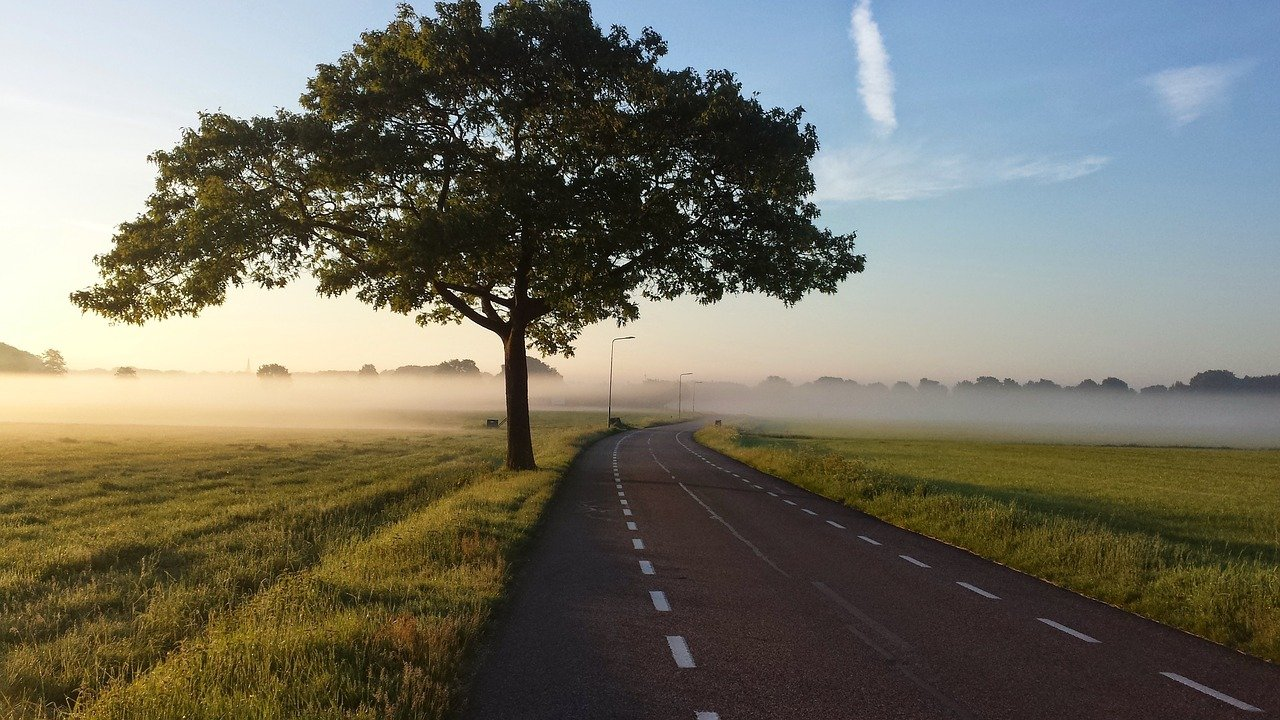
#> input picture OpenCV101/road2.jpg, 1280 x 720 px
$ python ImageTranslation.py
#> lines starting #> are read from the running program, lines starting #| are printed output that depends on the picture
import cv2 as cv
import numpy as np
import argparse

#construct argument parser and parse the argument
ap = argparse.ArgumentParser()
ap.add_argument('-i', '--image', type=str, default= 'road2.jpg',
                help = 'path to input image')
args = vars(ap.parse_args())

#read and display image
image = cv.imread(args['image'])
#> image is the input picture: shape (720, 1280, 3); mean B, G, R 101.7, 114.6, 116.3
cv.imshow('Image', image)
cv.waitKey(0)

#shift the image 25 pixels to the right and 50 pixels down
M = np.float32([[1, 0, 25], [0, 1, 50]])    #([[1, 0, shiftX], [0, 1, shiftY]])
shifted = cv.warpAffine(image, M, (image.shape[1], image.shape[0]))
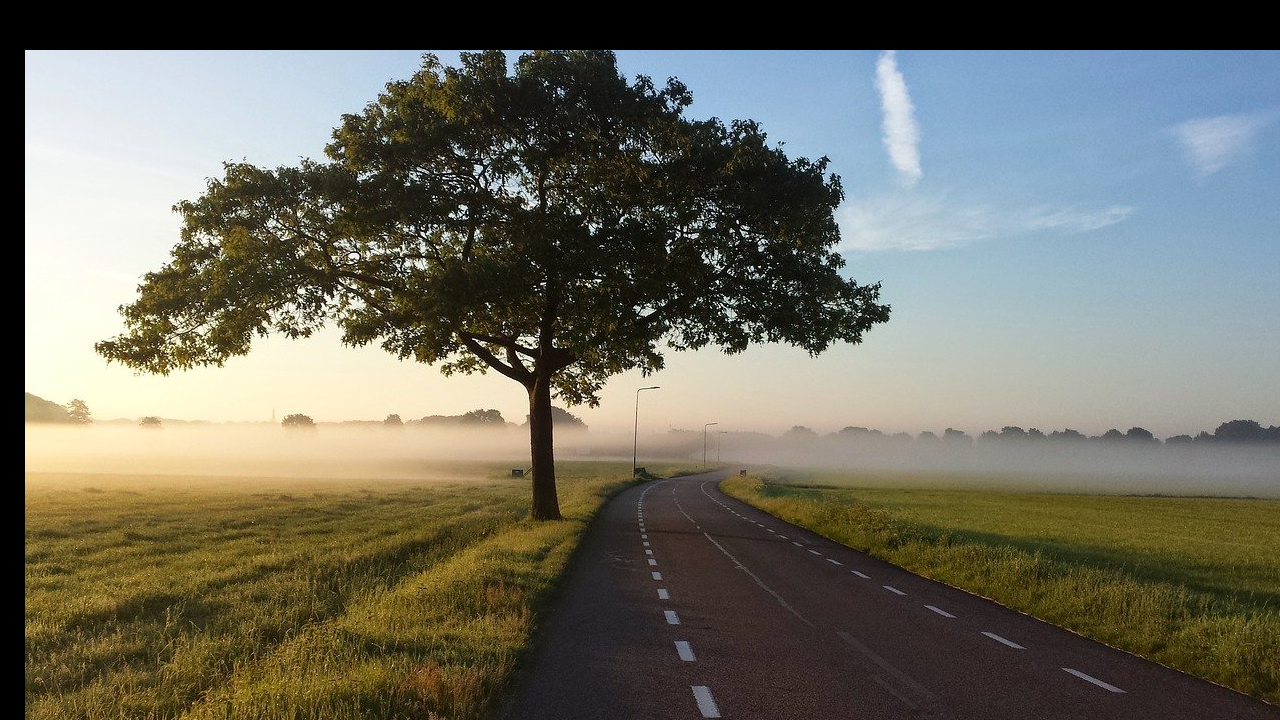
#> shifted: shape (720, 1280, 3); mean B, G, R 97.2, 109.1, 110.2
cv.imshow('Shifted Right', shifted)
cv.waitKey(0)

#shift the image 50 pixels to the left and 90 pixels up
M2 = np.float32([[1, 0, -50], [0, 1, -90]])    #([[1, 0, shiftX], [0, 1, shiftY]])
shifted_left = cv.warpAffine(image, M2, (image.shape[1], image.shape[0]))
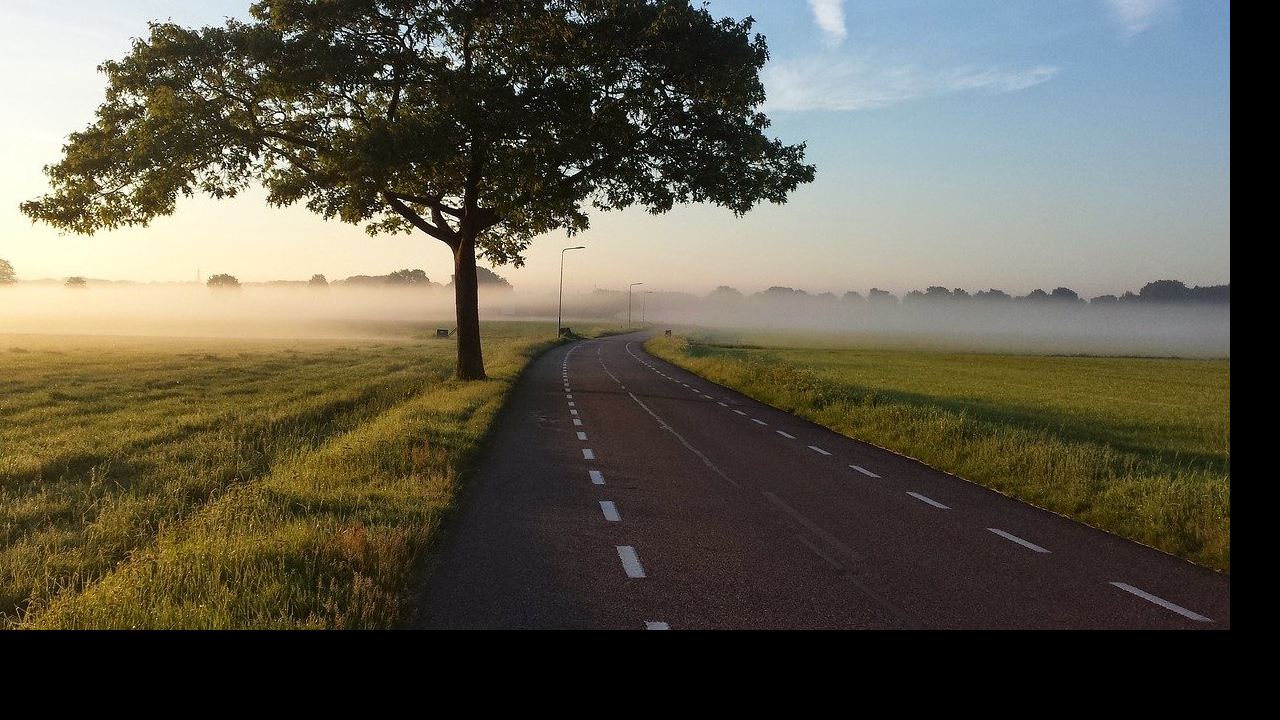
#> shifted_left: shape (720, 1280, 3); mean B, G, R 74.6, 88.9, 92.7
cv.imshow('Shifted Left', shifted_left)
cv.waitKey(0)

#shift the 100 pixels down
M3 = np.float32([[1, 0, 0], [0, 1, 100]])    #([[1, 0, shiftX], [0, 1, shiftY]])
shifted_down = cv.warpAffine(image, M3, (image.shape[1], image.shape[0]))
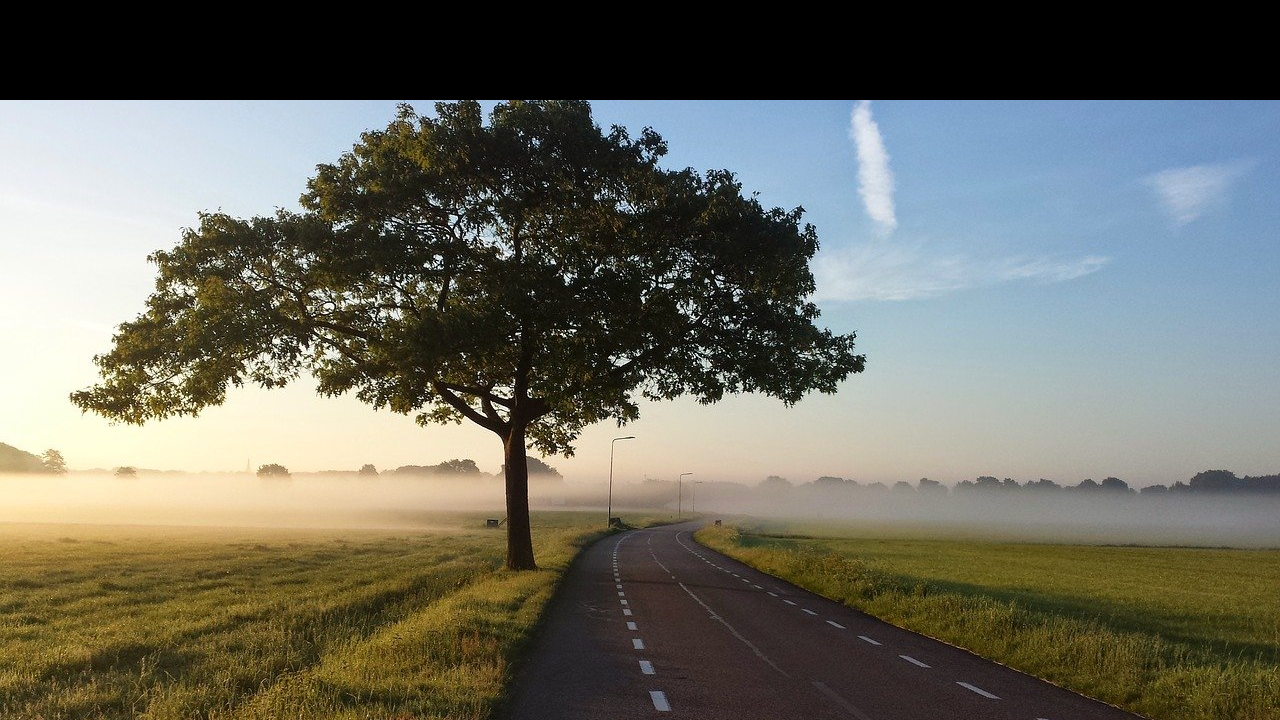
#> shifted_down: shape (720, 1280, 3); mean B, G, R 97.1, 107.8, 107.8
cv.imshow('Shifted Down', shifted_down)
cv.waitKey(0)

# [5 lines of commented-out code are left out]

cv.destroyAllWindows()

$ run again, with OpenCV101/road3.jpg copied over OpenCV101/road2.jpg
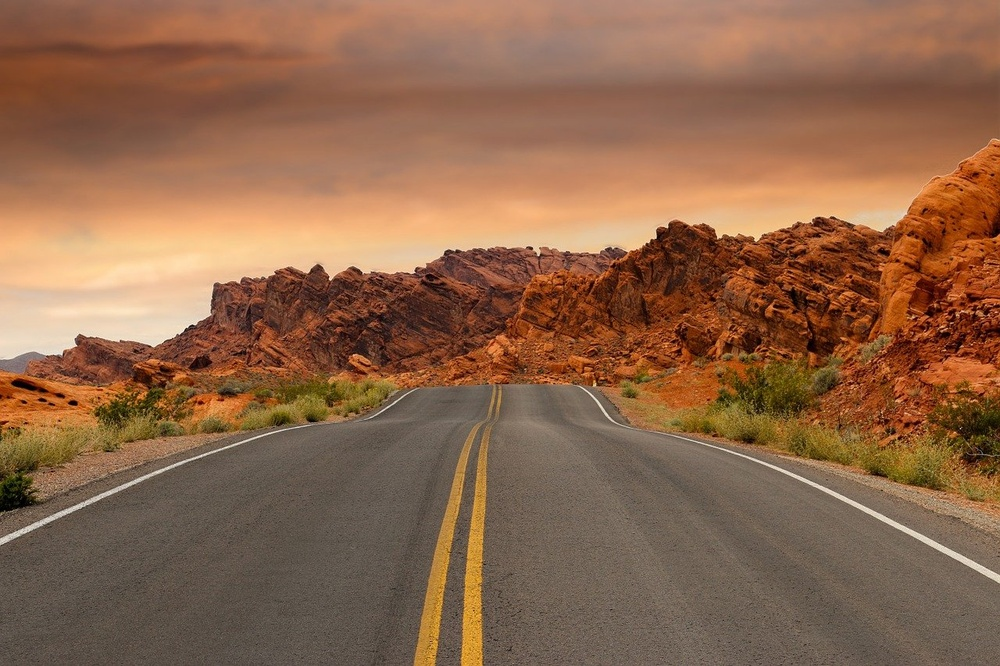
#> input picture OpenCV101/road3.jpg, 1000 x 666 px, shrunk from 1280 x 853 before the run
#> image is the input picture: shape (666, 1000, 3); mean B, G, R 75.4, 102, 141.2
#> `shifted_left = cv.warpAffine(image, M2, (image.shape[1], image.shape[0..`:
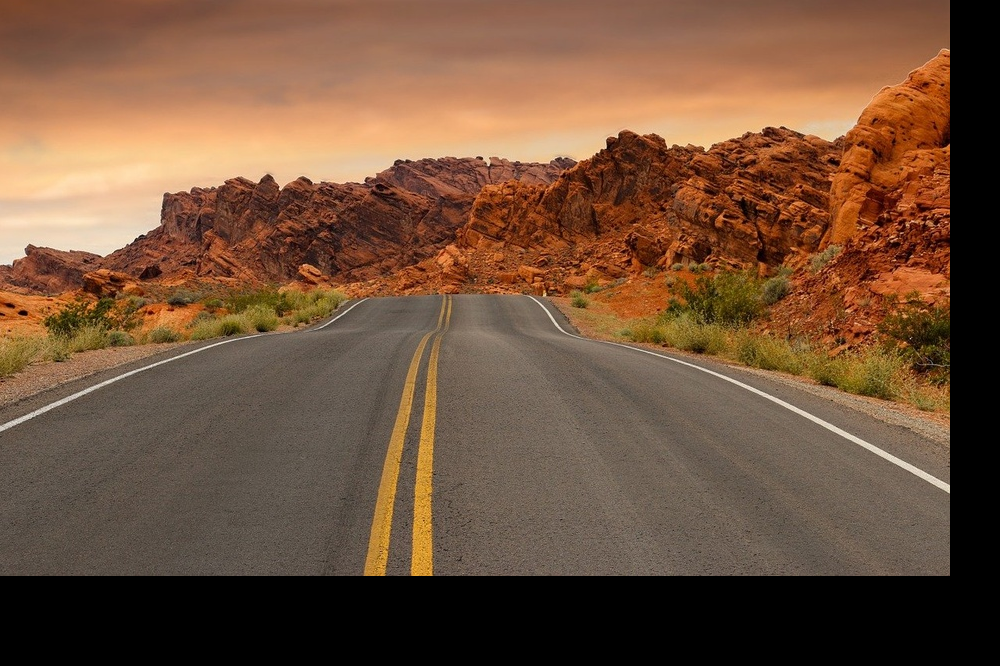
#> shifted_left: shape (666, 1000, 3); mean B, G, R 59.8, 82.2, 113.6
#> `shifted_down = cv.warpAffine(image, M3, (image.shape[1], image.shape[0..`:
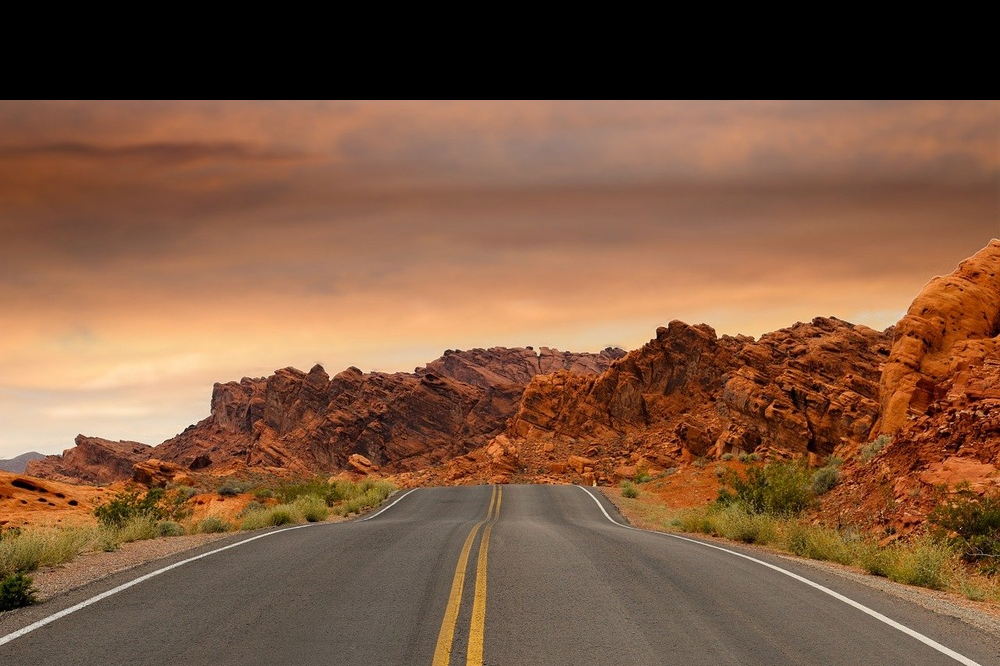
#> shifted_down: shape (666, 1000, 3); mean B, G, R 63.9, 88.3, 125.4

$ run again, with OpenCV101/00.jpg copied over OpenCV101/road2.jpg
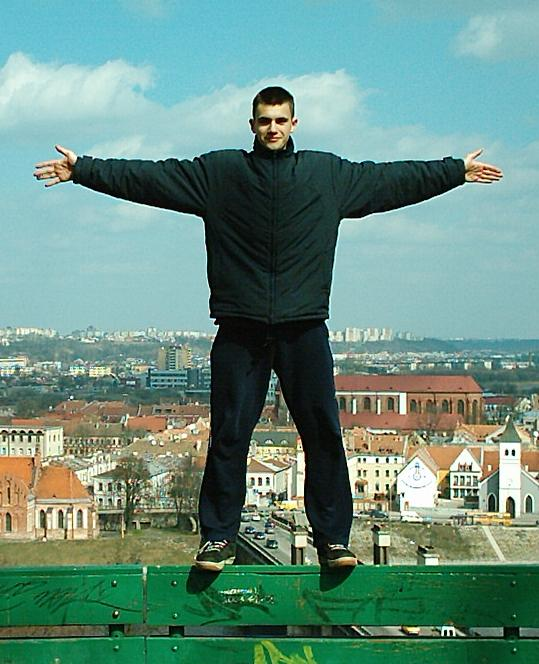
#> input picture OpenCV101/00.jpg, 539 x 664 px
#> image is the input picture: shape (664, 539, 3); mean B, G, R 129.2, 142.4, 105.3
#> `shifted_left = cv.warpAffine(image, M2, (image.shape[1], image.shape[0..`:
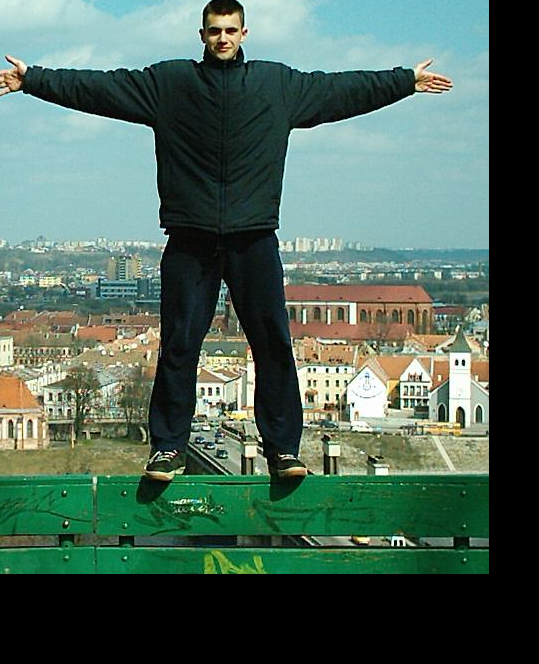
#> shifted_left: shape (664, 539, 3); mean B, G, R 89.8, 102.8, 78.3
#> `shifted_down = cv.warpAffine(image, M3, (image.shape[1], image.shape[0..`:
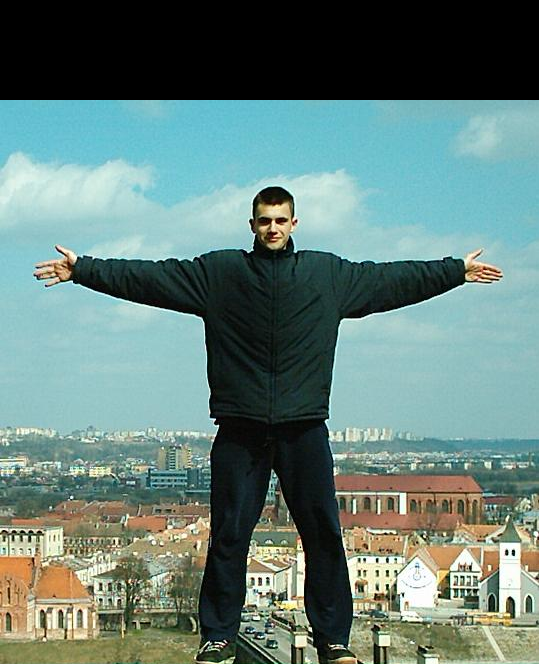
#> shifted_down: shape (664, 539, 3); mean B, G, R 120.6, 127, 101.4
